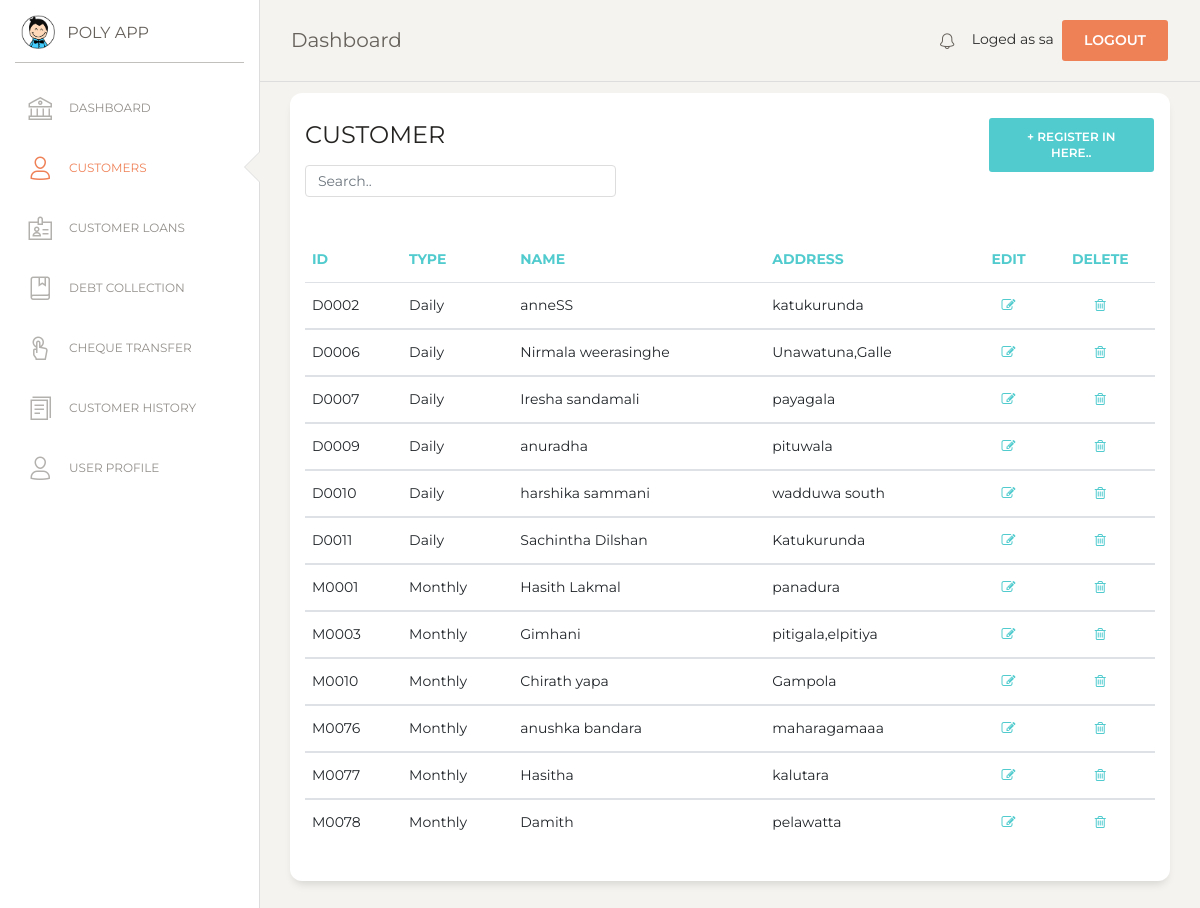
The app's page /customer.php (signed in) with its own data.
### tables this page shows
CREATE TABLE `customer` (
  `cust_id` varchar(10) NOT NULL,
  `type` varchar(20) NOT NULL,
  `name` varchar(100) NOT NULL,
  `address` varchar(150) NOT NULL
);

### customer.php (the view, shortened to what this page needs)
<?php
if (!isset($_SESSION['loged_user'])) {
    header('location: login.php');
}else {
$con = mysqli_connect(DB_HOSTNAME,DB_USERNAME,DB_PASSWORD);
mysqli_select_db($con,DB_NAME);
?>
<!DOCTYPE html>
<html lang="en">
<head>
  <link href="https://maxcdn.bootstrapcdn.com/font-awesome/latest/css/font-awesome.min.css" rel="stylesheet">
  <link href="assets/css/bootstrap.min.css" rel="stylesheet" />
  <link href="assets/css/paper-dashboard.css?v=2.0.1" rel="stylesheet" />
  <link href="assets/demo/demo.css" rel="stylesheet" />
</head>
<body class="">
  <div class="wrapper ">
    <div class="sidebar" data-color="white" data-active-color="danger">
      <div class="logo">
        <a href="#" class="simple-text logo-mini">
          <div class="logo-image-small">
            <img src="assets/img/logo-small.png">
          </div>
        </a>
        <a href="#" class="simple-text logo-normal">
          POLY APP
        </a>
      </div>
      <div class="sidebar-wrapper">
        <ul class="nav">
          <li>
            <a href="index">
              <i class="nc-icon nc-bank"></i>
              <p>DASHBOARD</p>
            </a>
          </li>
          <li class="active">
            <a href="customer">
              <i class="nc-icon nc-single-02"></i>
              <p>CUSTOMERS</p>
            </a>
          </li>
          <li class="">
            <a href="customer_loan">
              <i class="nc-icon nc-badge"></i>
              <p>CUSTOMER LOANS</p>
            </a>
          </li>
          <li>
            <a href="debt_collection">
              <i class="nc-icon nc-book-bookmark"></i>
              <p>DEBT COLLECTION</p>
            </a>
          </li>
          <li>
            <a href="cheque_transfer">
              <i class="nc-icon nc-tap-01"></i>
              <p>CHEQUE TRANSFER</p>
            </a>
          </li>
          <li>
            <a href="report">
              <i class="nc-icon nc-single-copy-04"></i>
              <p>CUSTOMER HISTORY</p>
            </a>
          </li>
          <li>
            <a href="user">
              <i class="nc-icon nc-single-02"></i>
              <p>USER PROFILE</p>
            </a>
          </li>
        </ul>
      </div>
    </div>
    <div class="main-panel">
      <?php include('include/nav.php');  ?>
      <div class="content">
       <div class="row">
          <div class="col-md-12">
            <div class="card">
              <div class="row">
              <div class="col-md-9">
              <div class="card-header">
                <h4 class="card-title"> CUSTOMER</h4>
                <input class="form-control myInput" id="myInput" type="text" placeholder="Search..">
              </div>
              </div>
              <div class="col-md-3">
                <div class="card-header">
                    <button type="button" class="btn btn-primary add-btn" data-toggle="modal" data-target="#Form1">+ Register in here..
                    </button>
                </div>
              </div>
              </div>
              <div class="card-body">
              </div>
              <div class="card-body">
                <div class="table-responsive">
                  <table class="table" id="myTable">
                    <thead class="text-primary">
                      <th>                    ID</th>
                      <th>                    Type</th>
                      <th>                    Name</th>
                      <th>                    Address</th>
                      <th class="text-center"> Edit 				</th>
                      <th class="text-center"> Delete 			</th>
                    </thead>
                    <tbody>
                      <?php
                      $sql=mysqli_query($con,"SELECT * FROM customer");
                      $numRows = mysqli_num_rows($sql);
                      if($numRows > 0) {
                        while($row = mysqli_fetch_assoc($sql)) {
                          ?>
                          <tr>
                            <td>                      <?php echo $row['cust_id'] ?>            </td>
                            <td>                      <?php echo $row['type'] ?>               </td>
                            <td>                      <?php echo $row['name']?>                </td>
                            <td>                      <?php echo $row['address']  ?>           </td>
                            <td class="text-center">
                             <a href="#" onclick="editView('<?php echo $row['cust_id']; ?>')" name="edit">
                              <i class="fa fa-pencil-square-o" aria-hidden="true"></i></a>
                            </td>
                            <td class="text-center">
                              <a href="#" onclick="confirmation('event','<?php echo $row['cust_id']; ?>')" name="delete">
                              <i class="fa fa-trash-o" aria-hidden="true"></i></a>
                            </td>
                          </tr>
                    </tbody>
                           <?php
                        }
                      }
                    ?>
                    </table>
                </div>
              </div>
            </div>
          </div>
        </div>
      </div>
      </div>
       <?php include('include/footer.php');  ?>
    </div>
</body>
</html>
<?php
}
?>

### assets/demo/demo.css (style rules this page uses)
.add-btn { float: right !important; }
.myInput { width: 50% !important; }

### records on screen
customer: cust_id "D0002", type "Daily", name "anneSS", address "katukurunda"
customer: cust_id "D0006", type "Daily", name "Nirmala weerasinghe", address "Unawatuna,Galle"
customer: cust_id "D0007", type "Daily", name "Iresha sandamali", address "payagala"
customer: cust_id "D0009", type "Daily", name "anuradha", address "pituwala"
customer: cust_id "D0010", type "Daily", name "harshika sammani", address "wadduwa south"
customer: cust_id "D0011", type "Daily", name "Sachintha Dilshan", address "Katukurunda"
customer: cust_id "M0001", type "Monthly", name "Hasith Lakmal", address "panadura"
customer: cust_id "M0003", type "Monthly", name "Gimhani", address "pitigala,elpitiya"
customer: cust_id "M0010", type "Monthly", name "Chirath yapa", address "Gampola"
customer: cust_id "M0076", type "Monthly", name "anushka bandara", address "maharagamaaa"
customer: cust_id "M0077", type "Monthly", name "Hasitha", address "kalutara"
customer: cust_id "M0078", type "Monthly", name "Damith", address "pelawatta"

### other values on screen
$_SESSION['loged_user'] "sa"
